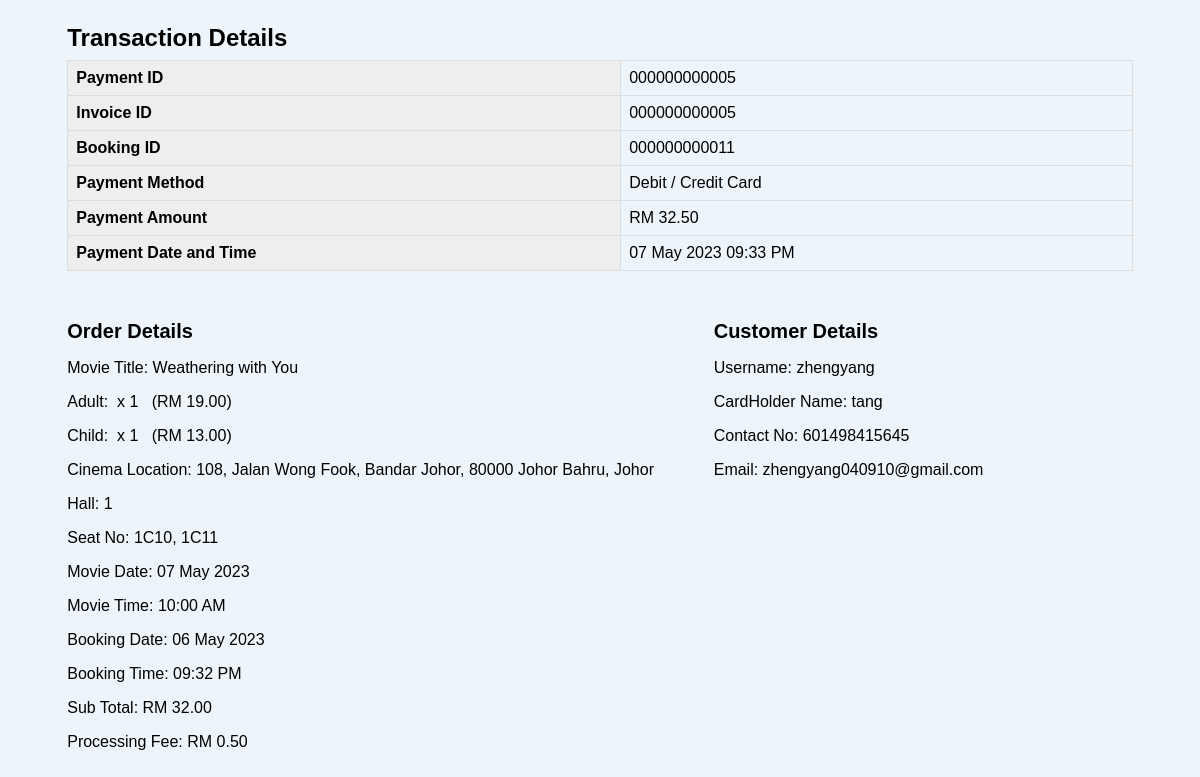
The app's page /Payment/admin/viewTransaction.php?id=5 with its own data.
### tables this page shows
CREATE TABLE `invoice` (
  `invoice_id` int(12) NOT NULL,
  `payment_id` int(12) NOT NULL,
  `total_cost` double(7,2) NOT NULL,
  `amount_paid` double(7,2) NOT NULL,
  `invoice_date` date NOT NULL,
  `invoice_time` time NOT NULL
);

CREATE TABLE `payment` (
  `payment_id` int(12) NOT NULL,
  `booking_id` int(16) NOT NULL,
  `cust_id` int(20) NOT NULL,
  `payment_method` varchar(30) NOT NULL,
  `payment_amount` double(7,2) NOT NULL,
  `payment_date` date NOT NULL,
  `payment_time` time NOT NULL
);

CREATE TABLE `movie` (
  `id` int(11) NOT NULL,
  `genre_id` int(11) NOT NULL,
  `mv_name` varchar(255) NOT NULL,
  `link1` varchar(255) NOT NULL,
  `link2` varchar(255) NOT NULL,
  `img` varchar(255) NOT NULL,
  `release_date` date NOT NULL,
  `duration` varchar(255) NOT NULL,
  `lang` varchar(255) NOT NULL,
  `director` varchar(255) NOT NULL,
  `writter` varchar(255) NOT NULL,
  `starring` varchar(255) NOT NULL,
  `music` varchar(255) NOT NULL,
  `country` varchar(255) NOT NULL,
  `meta_description` varchar(500) NOT NULL,
  `childTicket_Price` double(5,2) NOT NULL,
  `adultTicket_Price` double(5,2) NOT NULL
);

CREATE TABLE `booking` (
  `booking_id` int(16) NOT NULL,
  `user_id` int(100) NOT NULL,
  `adultTicket_qty` int(100) NOT NULL,
  `childTicket_qty` int(100) NOT NULL,
  `total_price` double(7,2) NOT NULL,
  `processing_fee` double(4,2) NOT NULL,
  `booking_date` date NOT NULL,
  `booking_time` time NOT NULL,
  `booking_status` varchar(30) NOT NULL
);

CREATE TABLE `cinema` (
  `cinema_id` char(7) NOT NULL,
  `cinema_name` varchar(30) NOT NULL,
  `cinema_address` varchar(80) NOT NULL,
  `cinema_phone` varchar(20) NOT NULL
);

CREATE TABLE `hall` (
  `hall_id` int(11) NOT NULL,
  `cinema_id` char(7) NOT NULL
);

CREATE TABLE `ticket` (
  `ticket_id` int(20) NOT NULL,
  `booking_id` int(12) DEFAULT NULL,
  `movie_id` int(10) NOT NULL,
  `seat_id` varchar(11) NOT NULL,
  `hall_id` int(11) NOT NULL,
  `ticket_type` varchar(25) NOT NULL,
  `ticket_price` double(5,2) NOT NULL,
  `movie_date` date NOT NULL,
  `movie_time` time NOT NULL,
  `ticket_status` varchar(25) NOT NULL
);

CREATE TABLE `users` (
  `user_id` int(11) NOT NULL,
  `user_name` varchar(100) NOT NULL,
  `user_type` varchar(50) NOT NULL DEFAULT 'user',
  `email` varchar(50) NOT NULL,
  `password` varchar(255) NOT NULL,
  `verify_token` varchar(255) NOT NULL,
  `OTP` int(6) NOT NULL,
  `verify_status` tinyint(2) NOT NULL DEFAULT 0 COMMENT '0 = NO, 1 = YES',
  `join_date` date DEFAULT NULL,
  `profile_img` varchar(255) NOT NULL,
  `phone` varchar(13) NOT NULL,
  `life` tinyint(1) NOT NULL DEFAULT 5,
  `last_attempt_time` int(50) NOT NULL DEFAULT 0,
  `account_available` tinyint(2) NOT NULL DEFAULT 1 COMMENT '0 - Banned, 1 - Available'
);

CREATE TABLE `customer` (
  `cust_id` int(20) NOT NULL,
  `user_id` int(12) NOT NULL,
  `cust_name` varchar(255) NOT NULL,
  `cust_phone` varchar(12) NOT NULL
);

### Payment/admin/viewTransaction.php (the view, shortened to what this page needs)
<?php
$con = new mysqli(DB_HOST, DB_USER, DB_PASS, DB_NAME);
if(isset($_GET['id'])){
    $payment_id = $_GET['id'];
    $sql = "SELECT * FROM TICKET T, BOOKING B, PAYMENT P, MOVIE M, HALL H, CINEMA C, INVOICE I, USERS U, CUSTOMER CT
        WHERE T.BOOKING_ID = B.BOOKING_ID
        AND B.BOOKING_ID = P.BOOKING_ID
        AND T.BOOKING_ID = P.BOOKING_ID
        AND T.MOVIE_ID = M.ID
        AND T.HALL_ID = H.HALL_ID
        AND H.CINEMA_ID = C.CINEMA_ID
        AND I.PAYMENT_ID = P.PAYMENT_ID
        AND CT.USER_ID = U.USER_ID
        AND P.CUST_ID = CT.CUST_ID
        AND P.PAYMENT_ID = ?";
    $stmt = $con->prepare($sql);
    $stmt->bind_param('i', $payment_id);
    $stmt->execute();
    $result = $stmt->get_result();
    while($rows = mysqli_fetch_assoc($result)){
        $row[] = array(
            'cinema_name'        =>   $rows['cinema_name'],
            'payment_id'         =>   $rows['payment_id'],
            'invoice_id'         =>   $rows['invoice_id'],
            'booking_id'         =>   $rows['booking_id'],
            'movie_name'         =>   $rows['mv_name'],
            'cinema_location'    =>   $rows['cinema_address'],
            'hall_id'            =>   $rows['hall_id'],
            'movie_date'         =>   $rows['movie_date'],
            'movie_time'         =>   $rows['movie_time'],
            'seats'              =>   $rows['seat_id'],
            'booking_date'       =>   $rows['booking_date'],
            'booking_time'       =>   $rows['booking_time'],
            'processing_fee'     =>   $rows['processing_fee'],
            'payment_method'     =>   $rows['payment_method'],
            'payment_amount'     =>   $rows['payment_amount'],
            'payment_date'       =>   $rows['payment_date'],
            'payment_time'       =>   $rows['payment_time'],
            'adultTicket_qty'    =>   $rows['adultTicket_qty'],
            'childTicket_qty'    =>   $rows['childTicket_qty'],
            'adultTicket_Price'  =>   $rows['adultTicket_Price'],
            'childTicket_Price'  =>   $rows['childTicket_Price'],
            'subTotal'           =>   $rows['total_price'],
            'total'              =>   $rows['payment_amount'],
            'transaction_date'   =>   $rows['payment_date'],
            'transaction_time'   =>   $rows['payment_time'],
            'user_name'          =>   $rows['user_name'],
            'email'              =>   $rows['email'],
            'cust_name'          =>   $rows['cust_name'],
            'cust_phone'         =>   $rows['cust_phone']
        );
    }
}
?>
<!DOCTYPE html>
<html>
    <head>
        <link href="../css/viewTransaction.css" rel="stylesheet" type="text/css"/>
    </head>
    <body>
        <div class="transaction-container">
            <div class="table-container">
                <h1>Transaction Details</h1>
                <table>
                    <tr>
                        <th>Payment ID</th>
                        <td><?php echo str_pad($payment_id, 12, '0', STR_PAD_LEFT); ?></td>
                    </tr>
                    <tr>
                        <th>Invoice ID</th>
                        <td><?php echo str_pad($row[0]['invoice_id'], 12, '0', STR_PAD_LEFT); ?></td>
                    </tr>
                    <tr>
                        <th>Booking ID</th>
                        <td><?php echo str_pad($row[0]['booking_id'], 12, '0', STR_PAD_LEFT); ?></td>
                    </tr>
                    <tr>
                        <th>Payment Method</th>
                        <td><?php echo $row[0]['payment_method']; ?></td>
                    </tr>
                    <tr>
                        <th>Payment Amount</th>
                        <td>RM <?php echo number_format($row[0]['payment_amount'], 2) ?></td>
                    </tr>
                    <tr>
                        <th>Payment Date and Time</th>
                        <td>
                            <?php
                            echo date("d M Y ", strtotime($row[0]['payment_date']));
                            echo date(" h:i A", strtotime($row[0]['payment_time']));
                            ?>
                        </td>
                    </tr>
                </table>
            </div>
            <div class="details-container">
                <div class="order-details">
                    <h2>Order Details</h2>
                    <p>Movie Title: <?php echo $row[0]['movie_name']; ?></p>
                    <?php
                    if($row[0]['adultTicket_qty'] > 0){
                        echo "<p>Adult:&nbsp; x " . $row[0]['adultTicket_qty']. "&nbsp;&nbsp;&nbsp;(RM " . number_format($row[0]['adultTicket_Price'], 2) .")</p>";
                    }
                    if($row[0]['childTicket_qty'] > 0){
                        echo "<p>Child:&nbsp; x " . $row[0]['childTicket_qty']. "&nbsp;&nbsp;&nbsp;(RM " . number_format($row[0]['childTicket_Price'], 2) .")</p>";
                    }
                    ?>
                    <p>Cinema Location: <?php echo $row[0]['cinema_location']; ?></p>
                    <p>Hall: <?php echo $row[0]['hall_id']; ?></p>
                    <p>Seat No: <?php echo implode(', ', array_column($row, 'seats')); ?></p>
                    <p>Movie Date: <?php echo date("d M Y", strtotime($row[0]['movie_date'])); ?></p>
                    <p>Movie Time: <?php echo date("h:i A", strtotime($row[0]['movie_time'])); ?></p>
                    <p>Booking Date: <?php echo date("d M Y", strtotime($row[0]['booking_date'])); ?></p>
                    <p>Booking Time: <?php echo date("h:i A", strtotime($row[0]['booking_time'])); ?></p>
                    <p>Sub Total: RM <?php echo number_format($row[0]['subTotal'], 2) ?></p>
                    <p>Processing Fee: RM <?php echo number_format($row[0]['processing_fee'], 2) ?></p>
                </div>
                <div class="customer-details">
                    <h2>Customer Details</h2>
                    <p>Username: <?php echo $row[0]['user_name']; ?></p>
                    <p>CardHolder Name: <?php echo $row[0]['cust_name']; ?></p>
                    <p>Contact No: <?php echo $row[0]['cust_phone']; ?></p>
                    <p>Email: <?php echo $row[0]['email']; ?></p>
                </div>
            </div>
        </div>
    </body>
</html>

### Payment/css/viewTransaction.css (style rules this page uses)
body { font-family: Arial, sans-serif; background-color: #edf4fa; }
.transaction-container { width: 90%; display: flex; align-items: center; flex-direction: column; margin: auto; }
.table-container { width: 100%; }
.details-container { display: flex; justify-content: space-between; width: 100%; }
.order-details { flex-grow: 0.4; }
.customer-details { flex-grow: 1; left: 0; }
h1 { font-size: 1.5rem; margin-bottom: 0.5rem; }
table { border-collapse: collapse; width: 100%; margin-bottom: 2rem; }
table th, table td { border: 1px solid #ddd; padding: 0.5rem; text-align: left; }
table th { background-color: #eee; }
.customer-details, .order-details, .movie-details { margin-bottom: 2rem; }
.customer-details h2, .order-details h2, .movie-details h2 { font-size: 1.25rem; margin-bottom: 0.5rem; }
.customer-details p, .order-details p, .movie-details p { margin-bottom: 0.5rem; }

### records on screen
invoice: invoice_id "000000000005"
payment: booking "000000000011", payment_method "Debit / Credit Card", payment_amount "32.50", payment_date "07 May 2023", payment_time "09:33 PM"
movie: mv_name "Weathering with You", adultTicket_Price "19.00", childTicket_Price "13.00"
booking: adultTicket_qty "1", childTicket_qty "1", booking_date "06 May 2023", booking_time "09:32 PM", total_price "32.00", processing_fee "0.50"
cinema: cinema_address "108, Jalan Wong Fook, Bandar Johor, 80000 Johor Bahru, Johor"
hall: hall_id "1"
ticket: movie_date "07 May 2023", movie_time "10:00 AM"
users: user_name "zhengyang", email "zhengyang040910@gmail.com"
customer: cust_name "tang", cust_phone "601498415645"

### other values on screen
str_pad($payment_id, 12, '0', STR_PAD_LEFT) "000000000005"
implode(', ', array_column($row, 'seats')) "1C10, 1C11"
